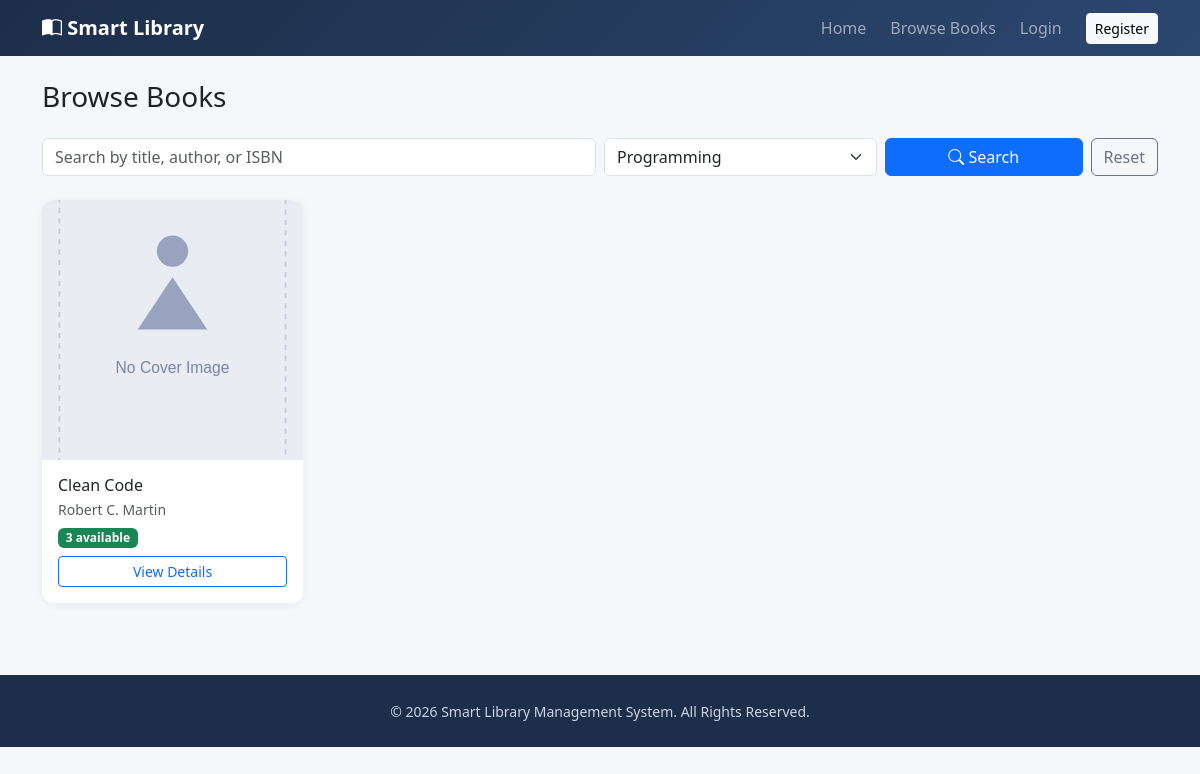
/books.php?category=Programming, run on the app's committed database.
### tables this page shows
CREATE TABLE IF NOT EXISTS books (
    id INT AUTO_INCREMENT PRIMARY KEY,
    title VARCHAR(200) NOT NULL,
    author VARCHAR(150) NOT NULL,
    isbn VARCHAR(50) DEFAULT NULL,
    category VARCHAR(80) DEFAULT NULL,
    description TEXT,
    total_copies INT NOT NULL DEFAULT 1,
    available_copies INT NOT NULL DEFAULT 1,
    cover_image VARCHAR(255) DEFAULT NULL,
    created_by INT DEFAULT NULL,
    created_at TIMESTAMP DEFAULT CURRENT_TIMESTAMP,
    updated_at TIMESTAMP DEFAULT CURRENT_TIMESTAMP ON UPDATE CURRENT_TIMESTAMP,
    FOREIGN KEY (created_by) REFERENCES users(id) ON DELETE SET NULL
);

### includes/functions.php (called while the page is built, shortened)
<?php
function h($str) {
    return htmlspecialchars($str ?? '', ENT_QUOTES, 'UTF-8');
}
function clean($str) {
    return trim(strip_tags($str ?? ''));
}
function cover_url($filename) {
    return 'assets/img/no-cover.svg';
}

### books.php (the view, shortened to what this page needs)
<?php
require_once __DIR__ . '/config/database.php';
$search   = clean($_GET['q'] ?? '');
$category = clean($_GET['category'] ?? '');
$page     = max(1, (int)($_GET['page'] ?? 1));
$perPage  = 8;
$offset   = ($page - 1) * $perPage;
$where  = [];
$params = [];
if ($category !== '') {
    $where[] = "category = ?";
    $params[] = $category;
}
$whereSql = $where ? ('WHERE ' . implode(' AND ', $where)) : '';
$stmt = $pdo->prepare("SELECT * FROM books $whereSql ORDER BY title ASC LIMIT $perPage OFFSET $offset");
$stmt->execute($params);
$books = $stmt->fetchAll();
$categories = $pdo->query("SELECT DISTINCT category FROM books WHERE category IS NOT NULL AND category <> '' ORDER BY category")->fetchAll(PDO::FETCH_COLUMN);
require __DIR__ . '/includes/header.php';
?>
<h1 class="h3 mb-4">Browse Books</h1>
<form method="get" class="row g-2 mb-4">
  <div class="col-md-6">
    <input type="text" name="q" class="form-control" placeholder="Search by title, author, or ISBN" value="<?= h($search) ?>">
  </div>
  <div class="col-md-3">
    <select name="category" class="form-select">
      <?php foreach ($categories as $c): ?>
        <option value="<?= h($c) ?>" <?= $category === $c ? 'selected' : '' ?>><?= h($c) ?></option>
      <?php endforeach; ?>
    </select>
  </div>
  <div class="col-md-3 d-flex gap-2">
    <button class="btn btn-primary flex-grow-1" type="submit"><i class="bi bi-search"></i> Search</button>
    <?php if ($search || $category): ?><a href="books.php" class="btn btn-outline-secondary">Reset</a><?php endif; ?>
  </div>
</form>
<div class="row g-4">
  <?php foreach ($books as $book): ?>
    <div class="col-6 col-md-4 col-lg-3">
      <div class="card book-card h-100">
        <div class="cover-wrap">
          <img src="<?= h(cover_url($book['cover_image'])) ?>" alt="<?= h($book['title']) ?> cover">
        </div>
        <div class="card-body d-flex flex-column">
          <h3 class="h6 mb-1"><?= h($book['title']) ?></h3>
          <p class="text-muted small mb-1"><?= h($book['author']) ?></p>
          <p class="mb-2">
            <?php if ($book['available_copies'] > 0): ?>
              <span class="badge bg-success"><?= (int)$book['available_copies'] ?> available</span>
            <?php else: ?>
              <span class="badge bg-secondary">Out of stock</span>
            <?php endif; ?>
          </p>
          <a href="book_view.php?id=<?= (int)$book['id'] ?>" class="btn btn-sm btn-outline-primary mt-auto">View Details</a>
        </div>
      </div>
    </div>
  <?php endforeach; ?>
</div>
<?php require __DIR__ . '/includes/footer.php'; ?>

### assets/css/style.css (style rules this page uses)
:root { --brand: #2c4770; --brand-dark: #1c2e49; --brand-light: #e9eefb; --accent: #d98e04; }
body { background: #f6f7fb; font-family: "Segoe UI", Roboto, Arial, sans-serif; color: #222; }
.card { border: none; border-radius: .75rem; box-shadow: 0 2px 10px rgba(20, 30, 60, .06); }
.book-card .cover-wrap { height: 260px; background: #eef1f8; display: flex; align-items: center; justify-content: center; overflow: hidden; border-radius: .75rem .75rem 0 0; }
.book-card .cover-wrap img { width: 100%; height: 100%; object-fit: cover; }

### data on the page
books: title "Clean Code", author "Robert C. Martin", available_copies "3"

### other printed values
form field category "Programming"
